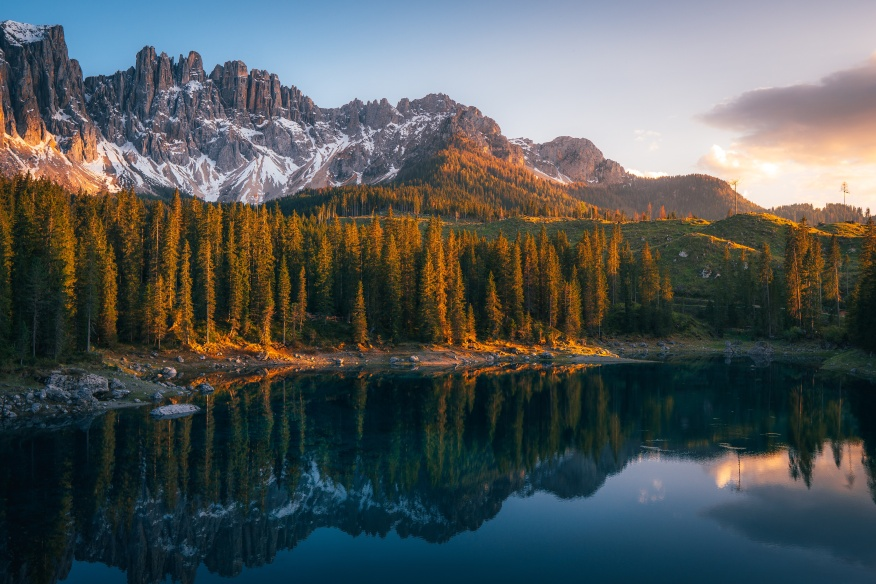
#> input picture nature_resized.jpg, 876 x 584 px, found by its file name
$ python basic_thresolding.py
#> lines starting #> are read from the running program, lines starting #| are printed output that depends on the picture
from __future__ import print_function
import cv2 as cv
import argparse

max_value = 255
max_type = 4
max_binary_value = 255
trackbar_type = "Type: \n 0: Binary \n 1: Binary Inverted \n 2: Truncate \n 3: To Zero \n 4: To Zero Inverted"
trackbar_value = "Value"
window_name = "Threshold Demo"


def Threshold_Demo(val):
    # 0: Binary
    # 1: Binary Inverted
    # 2: Threshold Truncated
    # 3: Threshold to Zero
    # 4: Threshold to Zero Inverted
    threshold_type = cv.getTrackbarPos(trackbar_type, window_name)
    threshold_value = cv.getTrackbarPos(trackbar_value, window_name)
    _, dst = cv.threshold(src_gray, threshold_value, max_binary_value, threshold_type)
    cv.imshow(window_name, dst)


parser = argparse.ArgumentParser(
    description="Code for Basic Thresholding Operations tutorial."
)
parser.add_argument(
    "--input",
    help="Path to input image.",
    default=r"D:\Dnk_project\image_processing\nature_resized.jpg",
)
args = parser.parse_args()
src = cv.imread(cv.samples.findFile(args.input))
#> src is the input picture: shape (584, 876, 3); mean B, G, R 88.1, 87.9, 81.6
if src is None:
    print("Could not open or find the image: ", args.input)
    exit(0)
# Convert the image to Gray
src_gray = cv.cvtColor(src, cv.COLOR_BGR2GRAY)
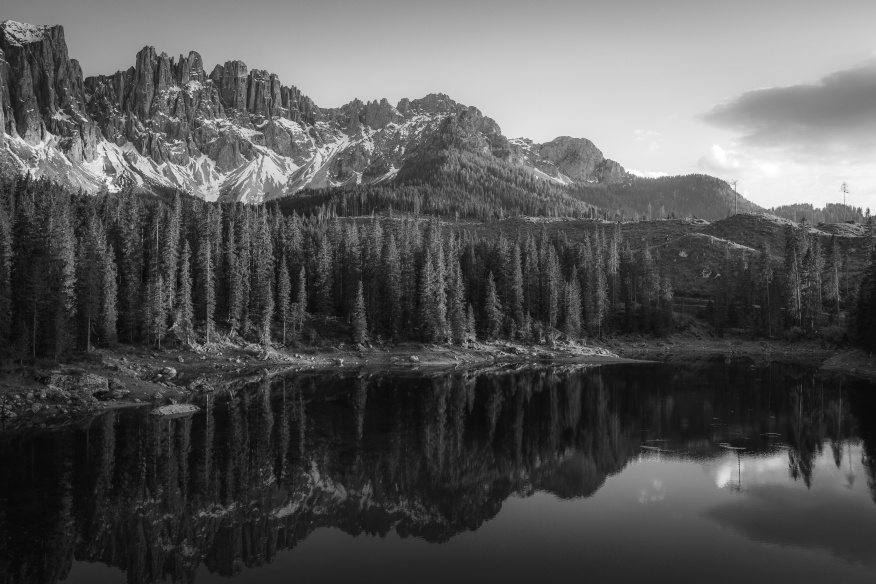
#> src_gray: shape (584, 876); min 5, max 255, mean 86
cv.namedWindow(window_name)
cv.createTrackbar(trackbar_type, window_name, 3, max_type, Threshold_Demo)
# Create Trackbar to choose Threshold value
cv.createTrackbar(trackbar_value, window_name, 0, max_value, Threshold_Demo)
#> slider 'Value' is set to 85
# Call the function to initialize
Threshold_Demo(0)
#> in Threshold_Demo, `_, dst = cv.threshold(src_gray, threshold_value, max_binary_value, thr..`:
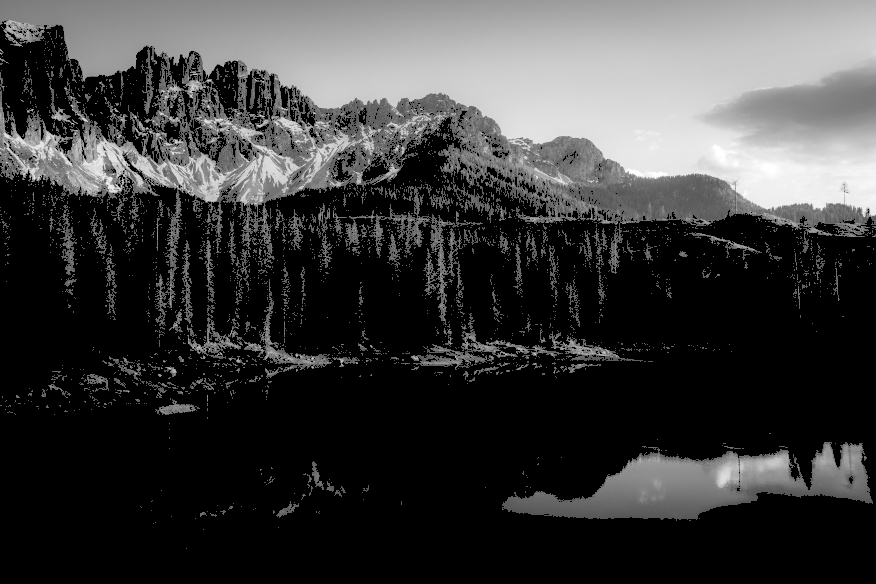
#> dst: shape (584, 876); min 0, max 255, mean 59.9
# Wait until user finishes program
cv.waitKey()
